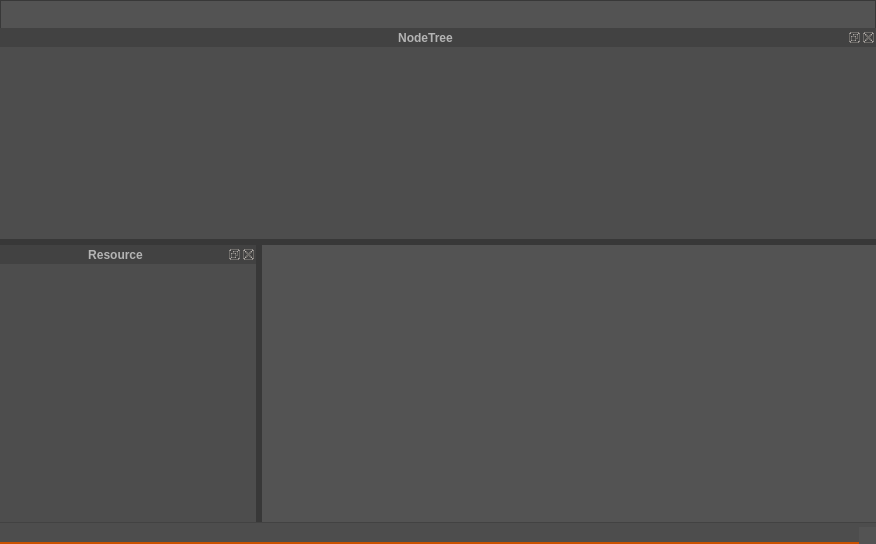
<?xml version="1.0" encoding="UTF-8"?>
<ui version="4.0">
 <class>MainWindow</class>
 <widget class="QMainWindow" name="MainWindow">
  <property name="geometry">
   <rect>
    <x>0</x>
    <y>0</y>
    <width>876</width>
    <height>544</height>
   </rect>
  </property>
  <property name="windowTitle">
   <string>MainWindow</string>
  </property>
  <property name="styleSheet">
   <string notr="true">QMenuBar
{
    background-color: #FF535353;
    color: rgb(243,243,243);
	min-height:27px;
	font : bold;
	border-top: 1px solid #383838;
	border-left: 1px solid #383838;
	border-right: 1px solid #383838;
	/*border-radius:5px;*/
}

QMenuBar::item:pressed
{
	background:rgb(26,26,26);
}

QMenu
{
	font : bold;
}

QMenu::item
{
	color : rgb(243,243,243);
	/*font : bold;*/
}

QMenu::item:selected
{
	background-color:rgb(26,26,26);
}

QMenu::icon
{
	border : none;
}

QWidget
{
	color : rgb(180,180,180);
	font : bold;
	background-color: #FF535353;
}

QToolBar
{
    background-color: #FF535353;
	border-top: 1px solid #383838;
	border-bottom:1px solid #383838;
	border-left: 1px solid #383838;
	border-right: 1px solid #383838;
}

QToolBar::handle 
{
    image: url(:/icon/Icon/handle.png);
}

QDockWidget 
{
	font : bold;
	color : rgb(180,180,180);
	titlebar-close-icon: url(:/icon/Icon/close.png);
	titlebar-normal-icon: url(:/icon/Icon/minimize.png);
}

QDockWidget::title 
{
    text-align: center; /* align the text to the left */
	background-color: rgb(66,66,66)/*#FF535353;*/
}

QTabWidget:pane
{
}

QTabWidget::tab-bar 
{ /* The tab widget frame */

}

QTabBar
{
	/*border : 1px solid rgb(255, 0, 0);*/
	/*background : rgb(0, 255, 0);*/
}

/* QTabBar */
QTabBar::tab
{
	background:rgb(66,66,66);
	color : rgb(180,180,180);
	font : bold;
	padding: 8 8px;
	min-width: 80px;
	
	/*order-left:1px solid rgb(66,66,66);*/
	border: 1px solid rgb(56,56,56);
}

QTabBar::tab:selected,QTabBar::tab:hover
{
	background:rgb(77,77,77);
	color:rgb(243,243,243);
	
	border-top: none;
}

QGroupBox
{
	border: 2px solid rgb(56,56,56);
}

QMainWindow::separator
{
    background-color: rgb(56,56,56);
    color: white;
    padding-left: 4px;
    spacing: 2px;
    /*border: 2px dashed rgb(56,56,56);*/
}

QLineEdit
{
	height: 22px;
	border : 1px solid rgb(56,56,56);
	background-color: rgb( 102, 102, 102);
	color : rgb(180,180,180);
	margin: 2px;
}

QToolButton
{
	border: 0px solid #666666;
}

QToolButton:hover
{
	border: 2px solid #1E90FF;
}

QToolButton:pressed
{
	border: 2px solid #666666;
}

QListWidget
{
	border : 1px solid rgb(56,56,56);
}

/*QTreeWidget
{
	border:1px solid rgb(56,56,56);
}*/


/* QHeaderView */
QHeaderView
{
	color: rgb(180,180,180);
	background-color: rgb(56,56,56);
}

QHeaderView::section
{
	font-family: &quot;Arial&quot;;
	font : bold;
	background-color: rgb(66,66,66);
	margin: 5px;
	text-align: center;
}

QListView
{
	background-color: rgb(77,77,77);
	alternate-background-color: rgb(107,107,107);
	border:none;
}

/* QTreeView */
QTreeView
{
	background-color: rgb(77,77,77);
	alternate-background-color: rgb(107,107,107);
	border:none;
	font : bold;
	icon-size:22px;
}

QTreeView::item
{
	font : bold;
	color: rgb(243,243,243);
	height:24px;
	background-color:rgba(0,0,0,0);
	border-right:1px solid rgb(66,66,66);
}

QTreeView::item:hover
{
	/*font : bold;
	background-color: rgb(107,107,107);*/
}

QTreeView::item:selected
{
	color : rgb(255,255,255);
	font : bold;
	padding: -1;
	background-color: qlineargradient(x1:0, y1:0, x2:0, y2:1, stop:0 rgb(14,99,156), stop:0.5 rgb(14,99,156), stop:1 rgb(14,99,156));
}

QTreeView::branch:hover
{
	/*font : bold;
	background-color: rgb(107,107,107);*/
}

QTreeView::branch:selected
{
	background-color: qlineargradient(x1:0, y1:0, x2:0, y2:1, stop:0 rgb(14,99,156), stop:0.5 rgb(14,99,156), stop:1 rgb(14,99,156));
}

/*QTreeView#m_treeViewProperty::branch:selected
{
	background: rgb(175,217,232);
}

QTreeView#m_treeViewProperty::item:selected
{
	background-color:rgb(175,217,232);
}*/

QGraphicsView
{
	border: 1px solid #383838;
}

/* QScrollBar */
QScrollBar:horizontal  
{
	border: 2px solid #333333;
	background: #333333;
	height: 15px;
	margin: 0;
}

QScrollBar:vertical  
{
	border: 2px solid #333333;
	background: #333333;
	width: 15px;
	margin: 0;
}

QScrollBar::handle:horizontal
{
	background: #666666;
	min-width: 20px;
}

QScrollBar::handle:vertical
{
	background: #666666;
	min-height: 20px;
}

QScrollBar::add-line:horizontal
{
	border: none;
	background: #333333;
	width: 10px;
	subcontrol-position: bottom;
	subcontrol-origin: margin;
}

QScrollBar::add-line:vertical
{
	border: none;
	background: #333333;
	height: 10px;
	subcontrol-position: bottom;
	subcontrol-origin: margin;
}

QScrollBar::sub-line:horizontal
{
	border: none;
	background: #333333;
	width: 10px;
	subcontrol-position: top;
	subcontrol-origin: margin;
}

QScrollBar::sub-line:vertical
{
	border: none;
	background: #333333;
	height: 10px;
	subcontrol-position: top;
	subcontrol-origin: margin;
}

QScrollBar::up-arrow:horizontal,
QScrollBar::down-arrow:horizontal
QScrollBar::up-arrow:vertical,
QScrollBar::down-arrow:vertical
{
	border: none;
	width: 3px;
	height: 3px;
	background: #333333;
}

QScrollBar::add-page:horizontal,
QScrollBar::sub-page:horizontal,
QScrollBar::add-page:vertical,
QScrollBar::sub-page:vertical
{
	background: none;
}

QStatusBar
{
	background-color: rgb(77,77,77);
	border-top: 1px solid rgb(66,66,66);
	border-bottom: 2px solid rgb(202,81,0);
	color : rgb(180, 180,180);
}</string>
  </property>
  <property name="tabShape">
   <enum>QTabWidget::Triangular</enum>
  </property>
  <widget class="QWidget" name="centralwidget"/>
  <widget class="QMenuBar" name="menubar">
   <property name="geometry">
    <rect>
     <x>0</x>
     <y>0</y>
     <width>876</width>
     <height>35</height>
    </rect>
   </property>
  </widget>
  <widget class="QStatusBar" name="statusbar"/>
  <widget class="QDockWidget" name="DockWidgetA">
   <property name="styleSheet">
    <string notr="true"/>
   </property>
   <property name="windowTitle">
    <string>NodeTree</string>
   </property>
   <attribute name="dockWidgetArea">
    <number>4</number>
   </attribute>
   <widget class="QWidget" name="dockWidgetContents">
    <layout class="QVBoxLayout" name="verticalLayout">
     <property name="spacing">
      <number>0</number>
     </property>
     <property name="leftMargin">
      <number>0</number>
     </property>
     <property name="topMargin">
      <number>0</number>
     </property>
     <property name="rightMargin">
      <number>0</number>
     </property>
     <property name="bottomMargin">
      <number>0</number>
     </property>
     <item>
      <widget class="QTreeWidget" name="treeWidget">
       <property name="headerHidden">
        <bool>true</bool>
       </property>
       <column>
        <property name="text">
         <string notr="true">1</string>
        </property>
       </column>
      </widget>
     </item>
    </layout>
   </widget>
  </widget>
  <widget class="QDockWidget" name="dockWidget_2">
   <property name="windowTitle">
    <string>Resource</string>
   </property>
   <attribute name="dockWidgetArea">
    <number>1</number>
   </attribute>
   <widget class="QWidget" name="dockWidgetContents_2">
    <layout class="QVBoxLayout" name="verticalLayout_2">
     <property name="spacing">
      <number>0</number>
     </property>
     <property name="leftMargin">
      <number>0</number>
     </property>
     <property name="topMargin">
      <number>0</number>
     </property>
     <property name="rightMargin">
      <number>0</number>
     </property>
     <property name="bottomMargin">
      <number>0</number>
     </property>
     <item>
      <widget class="QTreeWidget" name="treeWidget_2">
       <property name="headerHidden">
        <bool>true</bool>
       </property>
       <column>
        <property name="text">
         <string notr="true">1</string>
        </property>
       </column>
      </widget>
     </item>
    </layout>
   </widget>
  </widget>
 </widget>
 <resources/>
 <connections/>
</ui>
